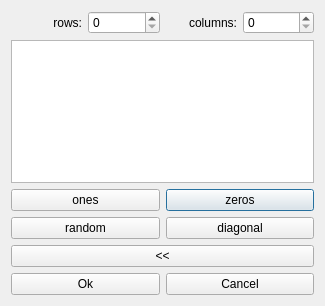
<?xml version="1.0" encoding="UTF-8"?>
<ui version="4.0">
 <class>Matrix_show_dlg</class>
 <widget class="QDialog" name="Matrix_show_dlg">
  <property name="geometry">
   <rect>
    <x>0</x>
    <y>0</y>
    <width>325</width>
    <height>306</height>
   </rect>
  </property>
  <property name="contextMenuPolicy">
   <enum>Qt::DefaultContextMenu</enum>
  </property>
  <property name="windowTitle">
   <string>Matrix</string>
  </property>
  <property name="windowIcon">
   <iconset resource="../mathgraphica.qrc">
    <normaloff>:/images/images/matrix2.png</normaloff>:/images/images/matrix2.png</iconset>
  </property>
  <layout class="QGridLayout" name="gridLayout">
   <item row="0" column="1">
    <widget class="QLabel" name="label_rows">
     <property name="layoutDirection">
      <enum>Qt::LeftToRight</enum>
     </property>
     <property name="text">
      <string>rows:</string>
     </property>
     <property name="alignment">
      <set>Qt::AlignRight|Qt::AlignTrailing|Qt::AlignVCenter</set>
     </property>
    </widget>
   </item>
   <item row="0" column="2">
    <widget class="QSpinBox" name="spinBox_rows">
     <property name="maximum">
      <number>9999</number>
     </property>
    </widget>
   </item>
   <item row="0" column="3">
    <widget class="QLabel" name="label_columns">
     <property name="text">
      <string>columns:</string>
     </property>
     <property name="alignment">
      <set>Qt::AlignRight|Qt::AlignTrailing|Qt::AlignVCenter</set>
     </property>
    </widget>
   </item>
   <item row="0" column="4">
    <widget class="QSpinBox" name="spinBox_columns">
     <property name="maximum">
      <number>9999</number>
     </property>
    </widget>
   </item>
   <item row="1" column="1" colspan="4">
    <widget class="QTableWidget" name="tableWidget_matrix"/>
   </item>
   <item row="5" column="3" colspan="2">
    <widget class="QPushButton" name="pushButton_zeros">
     <property name="sizePolicy">
      <sizepolicy hsizetype="Expanding" vsizetype="Fixed">
       <horstretch>0</horstretch>
       <verstretch>0</verstretch>
      </sizepolicy>
     </property>
     <property name="text">
      <string>zeros</string>
     </property>
    </widget>
   </item>
   <item row="6" column="3" colspan="2">
    <widget class="QPushButton" name="pushButton_diagonal">
     <property name="sizePolicy">
      <sizepolicy hsizetype="Expanding" vsizetype="Fixed">
       <horstretch>0</horstretch>
       <verstretch>0</verstretch>
      </sizepolicy>
     </property>
     <property name="text">
      <string>diagonal</string>
     </property>
    </widget>
   </item>
   <item row="9" column="1" colspan="2">
    <widget class="QPushButton" name="pushButton_ok">
     <property name="text">
      <string>Ok</string>
     </property>
    </widget>
   </item>
   <item row="9" column="3" colspan="2">
    <widget class="QPushButton" name="pushButton_cancel">
     <property name="text">
      <string>Cancel</string>
     </property>
    </widget>
   </item>
   <item row="8" column="1" colspan="4">
    <widget class="QPushButton" name="pushButton_more_options">
     <property name="text">
      <string>&lt;&lt;</string>
     </property>
    </widget>
   </item>
   <item row="6" column="1" colspan="2">
    <widget class="QPushButton" name="pushButton_random">
     <property name="sizePolicy">
      <sizepolicy hsizetype="Expanding" vsizetype="Fixed">
       <horstretch>0</horstretch>
       <verstretch>0</verstretch>
      </sizepolicy>
     </property>
     <property name="text">
      <string>random</string>
     </property>
    </widget>
   </item>
   <item row="5" column="1" colspan="2">
    <widget class="QPushButton" name="pushButton_ones">
     <property name="sizePolicy">
      <sizepolicy hsizetype="Expanding" vsizetype="Fixed">
       <horstretch>0</horstretch>
       <verstretch>0</verstretch>
      </sizepolicy>
     </property>
     <property name="text">
      <string>ones</string>
     </property>
    </widget>
   </item>
  </layout>
 </widget>
 <resources>
  <include location="../mathgraphica.qrc"/>
 </resources>
 <connections/>
</ui>
